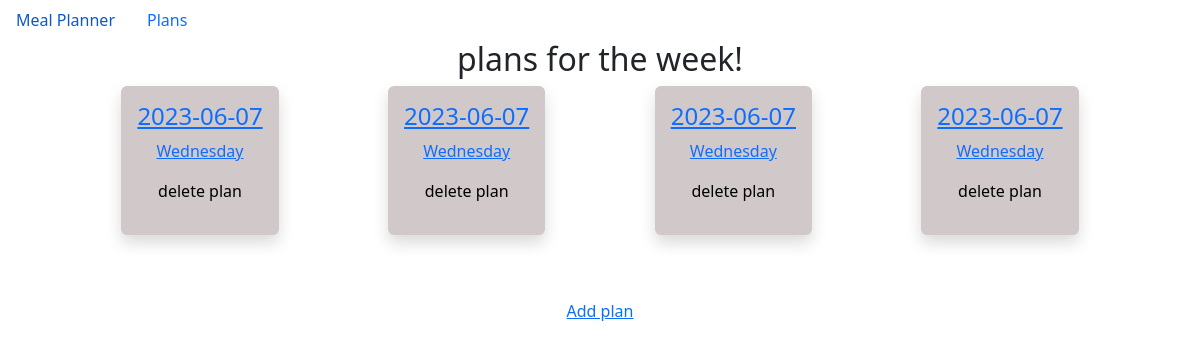
/plans/, run on an earlier commit of the app's database.
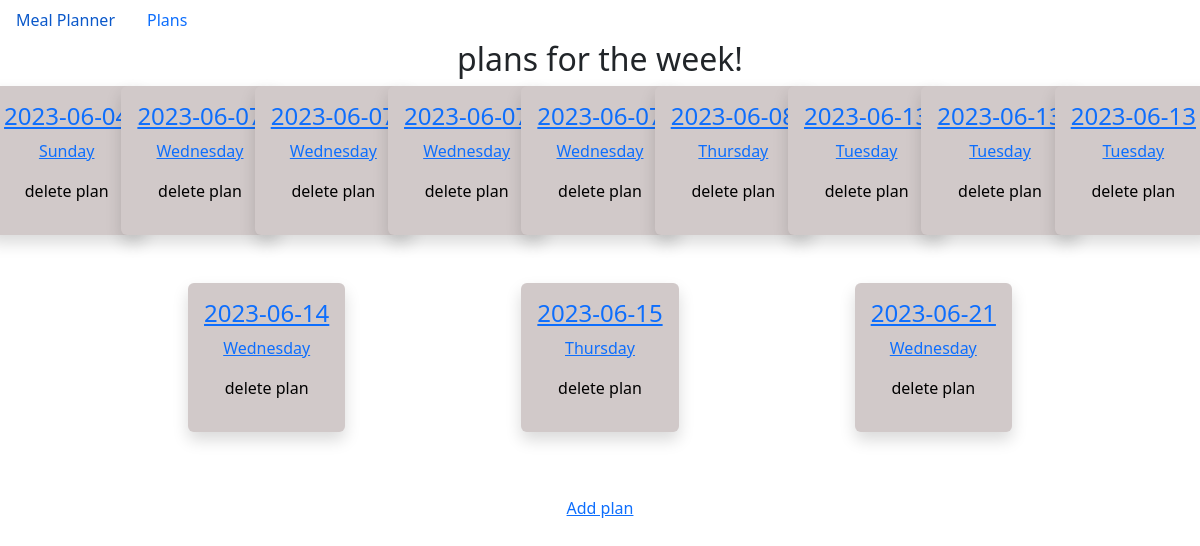
And on a later commit of the database.
### meal_plans/models.py (models this page shows, shortened)
class Plan(models.Model):
    date = models.DateField()
    """breakfast = models.TextField(default="") # original functionality before adding FoodItem class.
    lunch = models.TextField(default="")
    dinner = models.TextField(default="")
    snacks = models.TextField(default="")"""
    current_date = datetime.date.today()
    the_day = current_date.weekday()
    week_days = ['Monday', 'Tuesday', 'Wednesday', 'Thursday', 'Friday', 'Saturday', 'Sunday']
    current_day = week_days[the_day]
    delete_plan = False
    @property
    def day_of_week(self):
        return self.date.strftime('%A')
    def __str__(self):
        return str(self.date)

### meal_plans/views.py (the view)
# urls.py: path('plans/', views.plans, name='plans'),
def plans(request):
    plans = Plan.objects.order_by('date')
    today = date.today()
    context = {'plans': plans, 'today':today}
    return render(request, 'meal_plans/plans.html', context)

### meal_plans/templates/meal_plans/plans.html (shortened to what this page needs)
{% extends "meal_plans/base.html" %}
{% load static %}
{% block content %}
<section id="plansSection">
    <h2>plans for the week!</h2>
    <ul id="plansList" class="">
    {% for plan in plans %}
    {% if today != plan.date %}
        <li class= "row">
            <div class="planLi shadow p-3 mb-5 rounded">
                <a href="{% url 'meal_plans:plan' plan.id %}">
                <h4 >{{ plan }}</h4>
                <p>{{ plan.day_of_week }} </p></a>
                <p><a href="{% url 'meal_plans:delete_plan' plan.id %}">delete plan</a></p>
            </div>
        </li>
    {% endif %}
    {% empty %}
        <li>No plans yet for this week!</li>
    {% endfor %}
    </ul>
    <a href="{% url 'meal_plans:new_plan' %}">Add plan</a>
</section>
{% endblock content %}

### meal_plans/templates/meal_plans/base.html (shortened to what this page needs)
{% load bootstrap5 %}
{% load static %}
<!DOCTYPE html>
<html lang="en">
<head>
    <link href="{% static "styles.css" %}" rel="stylesheet">
    <link href=
'https://ajax.googleapis.com/ajax/libs/jqueryui/1.12.1/themes/ui-lightness/jquery-ui.css'
          rel='stylesheet'>
    <link href="https://cdn.jsdelivr.net/npm/select2@4.1.0-rc.0/dist/css/select2.min.css" rel="stylesheet" />
    {% bootstrap_css %}
</head>
<body>
    <ul class = "nav ">
        <li class="nav-item"><a class="nav-link" href="{% url 'meal_plans:index' %}" >Meal Planner</a></li>
        <li class="nav-item"><a class="nav-link" href="{% url 'meal_plans:plans' %}">Plans</a></li>
    </ul>
    <div >
        {% block content %}{% endblock content %}
    </div>
</body>
</html>

### meal_plans/static/styles.css (style rules this page uses)
body { background-color: blue; margin: 0 auto; text-align: center; justify-content: center; }
h4 a, p a { color: black; text-decoration: none; }
#plansSection { margin: 0 auto; text-align: center; justify-content: center; }
#plansList { display: flex; flex-wrap: wrap; flex-direction: row; justify-content: space-evenly; padding-left: 0; }
.planLi { background-color: rgb(209, 201, 201); }

What changed in the data, as far as the page shows it:
added Plan: date "2023-06-04", day_of_week "Sunday"
added Plan: date "2023-06-08", day_of_week "Thursday"
added Plan: date "2023-06-13", day_of_week "Tuesday"
added Plan: date "2023-06-13", day_of_week "Tuesday"
added Plan: date "2023-06-13", day_of_week "Tuesday"
added Plan: date "2023-06-14", day_of_week "Wednesday"
added Plan: date "2023-06-15", day_of_week "Thursday"
added Plan: date "2023-06-21", day_of_week "Wednesday"
